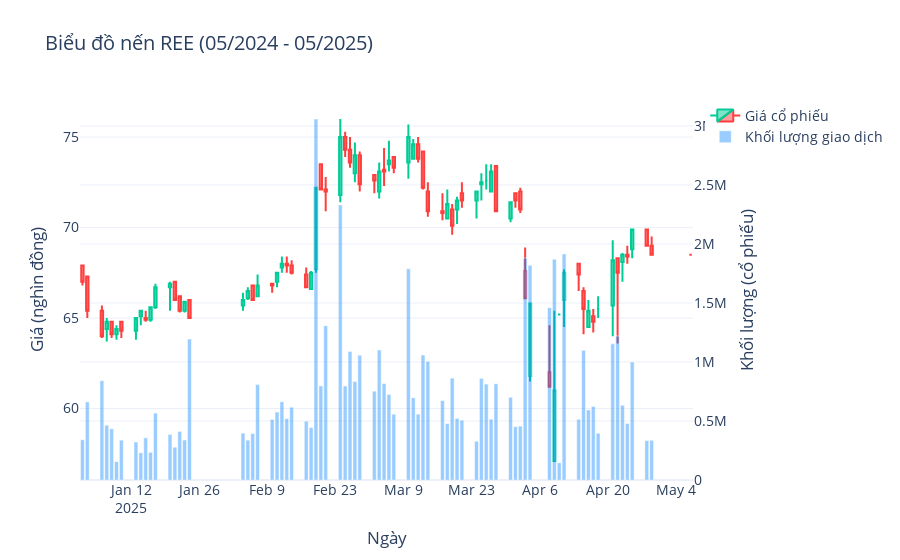

The notebook cell this image was saved under:
### Markdown cell above
### 6. Biểu đồ nến, KLGD - Phân tích ngắn hạn (05/2024-05/2025)

### Code cell
fig = go.Figure()

fig.add_trace(go.Candlestick(
    x=recent_data['Ngày'],
    open=recent_data['Giá mở cửa'],
    high=recent_data['Giá cao nhất'],
    low=recent_data['Giá thấp nhất'],
    close=recent_data['Giá đóng cửa'],
    name='Giá cổ phiếu',
    increasing_line_color='#00cc96',
    decreasing_line_color='#ff3e3e'
))

fig.add_trace(go.Bar(
    x=recent_data['Ngày'],
    y=recent_data['Khối lượng khớp lệnh'],
    name='Khối lượng giao dịch',
    yaxis='y2',
    marker_color='rgba(0, 128, 255, 0.4)'
))

fig.update_layout(
    title='Biểu đồ nến REE (05/2024 - 05/2025)',
    xaxis_title='Ngày',
    yaxis_title='Giá (nghìn đồng)',
    yaxis2=dict(title='Khối lượng (cổ phiếu)', overlaying='y', side='right'),
    xaxis_rangeslider_visible=False,
    template='plotly_white',
    hovermode='x unified',
    showlegend=True,
    plot_bgcolor='rgba(0,0,0,0)',
    font=dict(size=14)
)

fig.show()
